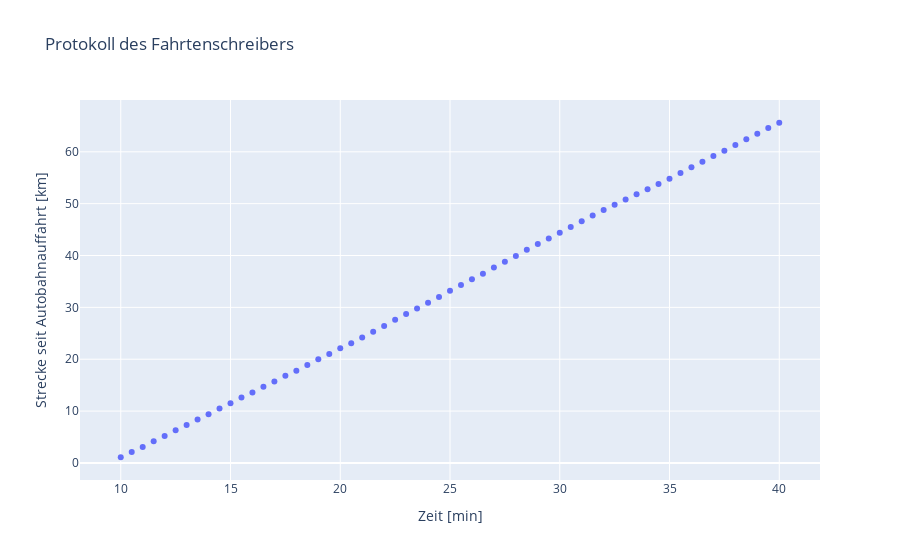

Here is the notebook cell this chart was saved with:
### Code cell
fig = px.scatter(x = t, y = s_km_rounded,
                 labels = {'x': 'Zeit [min]', 'y': 'Strecke seit Autobahnauffahrt [km]'},
                 title='Protokoll des Fahrtenschreibers')
fig.show()

### Figure 1 — Plotly figure (JSON) as saved in the notebook; plotly's stock layout.template omitted (floating-point values rounded to 4 significant figures)
{"data": [{"hovertemplate": "Zeit [min]=%{x}<br>Strecke seit Autobahnauffahrt [km]=%{y}<extra></extra>", "legendgroup": "", "marker": {"color": "#636efa", "symbol": "circle"}, "mode": "markers", "name": "", "orientation": "v", "showlegend": false, "type": "scatter", "x": [10, 10.5, 11, 11.5, 12, 12.5, 13, 13.5, 14, 14.5, 15, 15.5, 16, 16.5, 17, 17.5, 18, 18.5, 19, 19.5, 20, 20.5, 21, 21.5, 22, 22.5, 23, 23.5, 24, 24.5, 25, 25.5, 26, 26.5, 27, 27.5, 28, 28.5, 29, 29.5, 30, 30.5, 31, 31.5, 32, 32.5, 33, 33.5, 34, 34.5, 35, 35.5, 36, 36.5, 37, 37.5, 38, 38.5, 39, 39.5, 40], "xaxis": "x", "y": [1.1, 2.1, 3.1, 4.2, 5.2, 6.3, 7.3, 8.4, 9.4, 10.5, 11.5, 12.6, 13.6, 14.7, 15.7, 16.8, 17.8, 18.9, 20, 21, 22.1, 23.1, 24.2, 25.3, 26.4, 27.6, 28.7, 29.8, 30.9, 32, 33.2, 34.3, 35.4, 36.5, 37.7, 38.8, 39.9, 41.1, 42.2, 43.3, 44.4, 45.5, 46.6, 47.7, 48.8, 49.8, 50.8, 51.8, 52.8, 53.8, 54.8, 55.9, 57, 58.1, 59.2, 60.2, 61.3, 62.4, 63.5, 64.6, 65.6], "yaxis": "y"}], "layout": {"legend": {"tracegroupgap": 0}, "title": {"text": "Protokoll des Fahrtenschreibers"}, "xaxis": {"anchor": "y", "domain": [0, 1], "title": {"text": "Zeit [min]"}}, "yaxis": {"anchor": "x", "domain": [0, 1], "title": {"text": "Strecke seit Autobahnauffahrt [km]"}}}}
